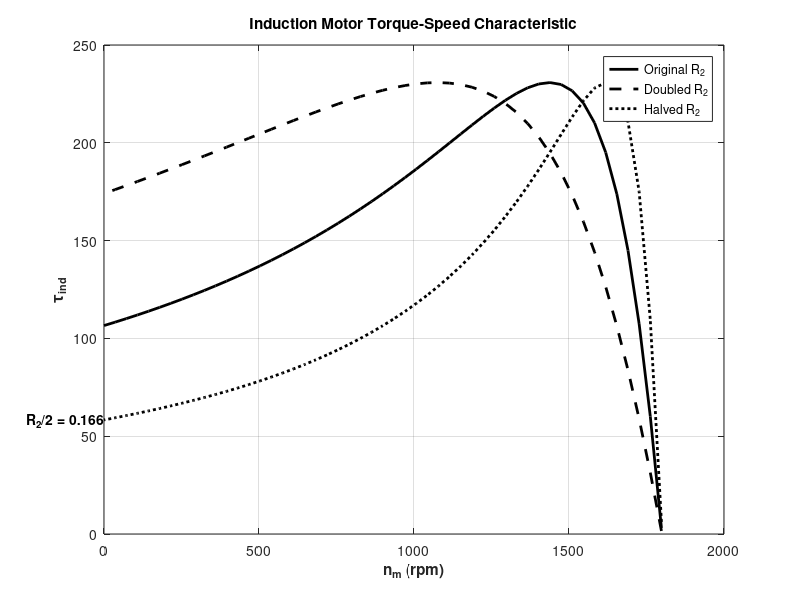

Recreate this plot in MATLAB.

% Initialize values
r1 = 0.641;       % Stator resistance
x1 = 1.106;       % Stator reactance
r2 = 0.332;       % Rotor resistance
x2 = 0.464;       % Rotor reactance
xm = 26.3;        % Magnetization branch reactance
v_phase = 460 / sqrt(3);  % Phase voltage
n_sync = 1800;    % Synchronous speed (rpm)
w_sync = 188.5;   % Synchronous speed (rad/s)

% Calculate Thevenin equivalent voltage and impedance
z_th = 1i * xm * (r1 + 1i * x1) / (r1 + 1i * (x1 + xm));
v_th = abs(v_phase * (1i * xm) / (r1 + 1i * (x1 + xm)));
r_th = real(z_th);
x_th = imag(z_th);

% Calculate torque-speed characteristic
s = linspace(0.001, 1, 51);      % Slip values (avoid 0 to prevent division by zero)
n_run = (1 - s) * n_sync;        % Mechanical speed (rpm)

% Torque for original rotor resistance
t_ind1 = zeros(size(s));
for ii = 1:length(s)
    t_ind1(ii) = (3 * v_th^2 * r2 / s(ii)) / ...
        (w_sync * ((r_th + r2 / s(ii))^2 + (x_th + x2)^2));
end

% Torque for doubled rotor resistance
t_ind2 = zeros(size(s));
for ii = 1:length(s)
    t_ind2(ii) = (3 * v_th^2 * (2 * r2) / s(ii)) / ...
        (w_sync * ((r_th + (2 * r2) / s(ii))^2 + (x_th + x2)^2));
end

% Torque for halved rotor resistance
t_ind3 = zeros(size(s));
for ii = 1:length(s)
    t_ind3(ii) = (3 * v_th^2 * (r2 / 2) / s(ii)) / ...
        (w_sync * ((r_th + (r2 / 2) / s(ii))^2 + (x_th + x2)^2));
end

% Plot the torque-speed curves
plot(n_run, t_ind1, 'k', 'LineWidth', 2.0);
hold on;
plot(n_run, t_ind2, 'k--', 'LineWidth', 2.0);
plot(n_run, t_ind3, 'k:', 'LineWidth', 2.0);  % Dashed line for halved R_2
xlabel('n_{m} (rpm)', 'FontWeight', 'bold');
ylabel('\tau_{ind}', 'FontWeight', 'bold');
title('Induction Motor Torque-Speed Characteristic', 'FontWeight', 'bold');
legend('Original R_2', 'Doubled R_2', 'Halved R_2');
grid on;

% Annotate value of R_2/2
text(n_run(end) - 250, t_ind3(end), ['R_2/2 = ', num2str(r2/2)], ...
    'FontSize', 10, 'FontWeight', 'bold', 'Color', 'k');

hold off;
